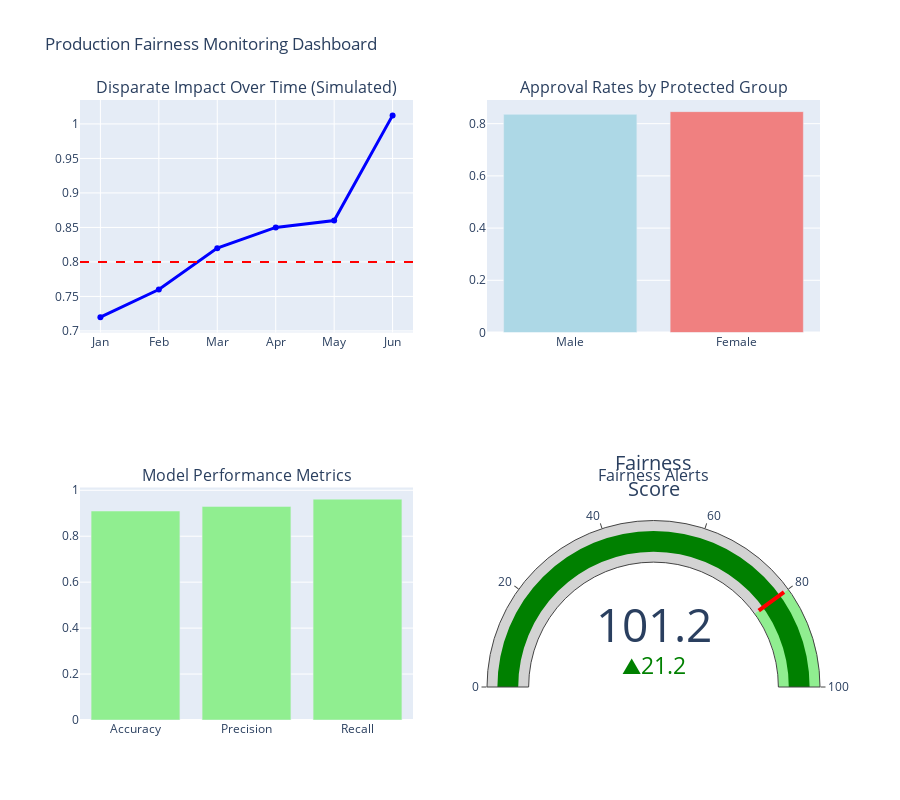

Notebook code for this chart:
### Markdown cell above
## 7. Production Monitoring Dashboard

Continuous fairness monitoring for deployed models.

**Production Best Practice**: Track fairness metrics in real-time using Azure Machine Learning Model Monitoring.

### Code cell
if df is not None:
    # Create monitoring dashboard
    fig = make_subplots(
        rows=2, cols=2,
        subplot_titles=(
            'Disparate Impact Over Time (Simulated)',
            'Approval Rates by Protected Group',
            'Model Performance Metrics',
            'Fairness Alerts'
        ),
        specs=[[{'type': 'scatter'}, {'type': 'bar'}],
               [{'type': 'bar'}, {'type': 'indicator'}]]
    )
    
    # 1. Disparate impact trend (simulated)
    months = ['Jan', 'Feb', 'Mar', 'Apr', 'May', 'Jun']
    di_trend = [0.72, 0.76, 0.82, 0.85, 0.86, fairlearn_di]
    fig.add_trace(
        go.Scatter(x=months, y=di_trend, mode='lines+markers', name='DI Ratio',
                   line=dict(color='blue', width=3)),
        row=1, col=1
    )
    fig.add_hline(y=0.8, line_dash="dash", line_color="red", row=1, col=1)
    
    # 2. Approval rates by group
    approval_data = pd.DataFrame({
        'Group': ['Male', 'Female'],
        'Rate': [fairlearn_rates['Male'], fairlearn_rates['Female']]
    })
    fig.add_trace(
        go.Bar(x=approval_data['Group'], y=approval_data['Rate'],
               marker_color=['lightblue', 'lightcoral']),
        row=1, col=2
    )
    
    # 3. Performance metrics
    metrics_data = pd.DataFrame({
        'Metric': ['Accuracy', 'Precision', 'Recall'],
        'Score': [
            accuracy_score(y_test, fairlearn_pred),
            precision_score(y_test, fairlearn_pred),
            recall_score(y_test, fairlearn_pred)
        ]
    })
    fig.add_trace(
        go.Bar(x=metrics_data['Metric'], y=metrics_data['Score'],
               marker_color='lightgreen'),
        row=2, col=1
    )
    
    # 4. Fairness alert indicator
    alert_status = "PASS" if fairlearn_di >= 0.8 else "FAIL"
    alert_color = "green" if alert_status == "PASS" else "red"
    fig.add_trace(
        go.Indicator(
            mode="number+delta+gauge",
            value=fairlearn_di * 100,
            title={'text': "Fairness<br>Score"},
            delta={'reference': 80, 'increasing': {'color': "green"}},
            gauge={
                'axis': {'range': [0, 100]},
                'bar': {'color': alert_color},
                'steps': [
                    {'range': [0, 80], 'color': "lightgray"},
                    {'range': [80, 100], 'color': "lightgreen"}
                ],
                'threshold': {
                    'line': {'color': "red", 'width': 4},
                    'thickness': 0.75,
                    'value': 80
                }
            }
        ),
        row=2, col=2
    )
    
    fig.update_layout(
        title_text="Production Fairness Monitoring Dashboard",
        showlegend=False,
        height=800
    )
    
    fig.show()
    
    print("\n📊 Monitoring Summary:")
    print(f"  ✓ Current Disparate Impact: {fairlearn_di:.3f}")
    print(f"  ✓ Trend: Improving from 0.72 (Jan) to {fairlearn_di:.3f} (Jun)")
    print(f"  ✓ Alert Status: {alert_status}")
    print(f"  ✓ Last Review: {pd.Timestamp.now().strftime('%Y-%m-%d')}")

### Figure 1 — Plotly figure (JSON) as saved in the notebook; plotly's stock layout.template omitted (floating-point values rounded to 4 significant figures)
{"data": [{"line": {"color": "blue", "width": 3}, "mode": "lines+markers", "name": "DI Ratio", "type": "scatter", "x": ["Jan", "Feb", "Mar", "Apr", "May", "Jun"], "xaxis": "x", "y": [0.72, 0.76, 0.82, 0.85, 0.86, 1.012], "yaxis": "y"}, {"marker": {"color": ["lightblue", "lightcoral"]}, "type": "bar", "x": ["Male", "Female"], "xaxis": "x2", "y": [0.8358, 0.8462], "yaxis": "y2"}, {"marker": {"color": "lightgreen"}, "type": "bar", "x": ["Accuracy", "Precision", "Recall"], "xaxis": "x3", "y": [0.9097, 0.9298, 0.9615], "yaxis": "y3"}, {"delta": {"increasing": {"color": "green"}, "reference": 80}, "domain": {"x": [0.55, 1], "y": [0, 0.375]}, "gauge": {"axis": {"range": [0, 100]}, "bar": {"color": "green"}, "steps": [{"color": "lightgray", "range": [0, 80]}, {"color": "lightgreen", "range": [80, 100]}], "threshold": {"line": {"color": "red", "width": 4}, "thickness": 0.75, "value": 80}}, "mode": "number+delta+gauge", "title": {"text": "Fairness<br>Score"}, "type": "indicator", "value": 101.2}], "layout": {"annotations": [{"font": {"size": 16}, "showarrow": false, "text": "Disparate Impact Over Time (Simulated)", "x": 0.225, "xanchor": "center", "xref": "paper", "y": 1, "yanchor": "bottom", "yref": "paper"}, {"font": {"size": 16}, "showarrow": false, "text": "Approval Rates by Protected Group", "x": 0.775, "xanchor": "center", "xref": "paper", "y": 1, "yanchor": "bottom", "yref": "paper"}, {"font": {"size": 16}, "showarrow": false, "text": "Model Performance Metrics", "x": 0.225, "xanchor": "center", "xref": "paper", "y": 0.375, "yanchor": "bottom", "yref": "paper"}, {"font": {"size": 16}, "showarrow": false, "text": "Fairness Alerts", "x": 0.775, "xanchor": "center", "xref": "paper", "y": 0.375, "yanchor": "bottom", "yref": "paper"}], "height": 800, "shapes": [{"line": {"color": "red", "dash": "dash"}, "type": "line", "x0": 0, "x1": 1, "xref": "x domain", "y0": 0.8, "y1": 0.8, "yref": "y"}], "showlegend": false, "title": {"text": "Production Fairness Monitoring Dashboard"}, "xaxis": {"anchor": "y", "domain": [0, 0.45]}, "xaxis2": {"anchor": "y2", "domain": [0.55, 1]}, "xaxis3": {"anchor": "y3", "domain": [0, 0.45]}, "yaxis": {"anchor": "x", "domain": [0.625, 1]}, "yaxis2": {"anchor": "x2", "domain": [0.625, 1]}, "yaxis3": {"anchor": "x3", "domain": [0, 0.375]}}}
